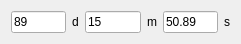
    <widget class="QWidget" name="layoutWidget5">
     <property name="geometry">
      <rect>
       <x>440</x>
       <y>330</y>
       <width>241</width>
       <height>31</height>
      </rect>
     </property>
     <layout class="QHBoxLayout" name="horizontalLayout_40">
      <item>
       <layout class="QHBoxLayout" name="horizontalLayout_37">
        <item>
         <widget class="QLineEdit" name="m_DEC_Degree">
          <property name="text">
           <string>89</string>
          </property>
         </widget>
        </item>
        <item>
         <widget class="QLabel" name="label_49">
          <property name="text">
           <string>d</string>
          </property>
         </widget>
        </item>
       </layout>
      </item>
      <item>
       <layout class="QHBoxLayout" name="horizontalLayout_38">
        <item>
         <widget class="QLineEdit" name="m_DEC_Minute">
          <property name="text">
           <string>15</string>
          </property>
         </widget>
        </item>
        <item>
         <widget class="QLabel" name="label_50">
          <property name="text">
           <string>m</string>
          </property>
         </widget>
        </item>
       </layout>
      </item>
      <item>
       <layout class="QHBoxLayout" name="horizontalLayout_39">
        <item>
         <widget class="QLineEdit" name="m_DEC_Second">
          <property name="text">
           <string>50.89</string>
          </property>
         </widget>
        </item>
        <item>
         <widget class="QLabel" name="label_52">
          <property name="text">
           <string>s</string>
          </property>
         </widget>
        </item>
       </layout>
      </item>
     </layout>
    </widget>
